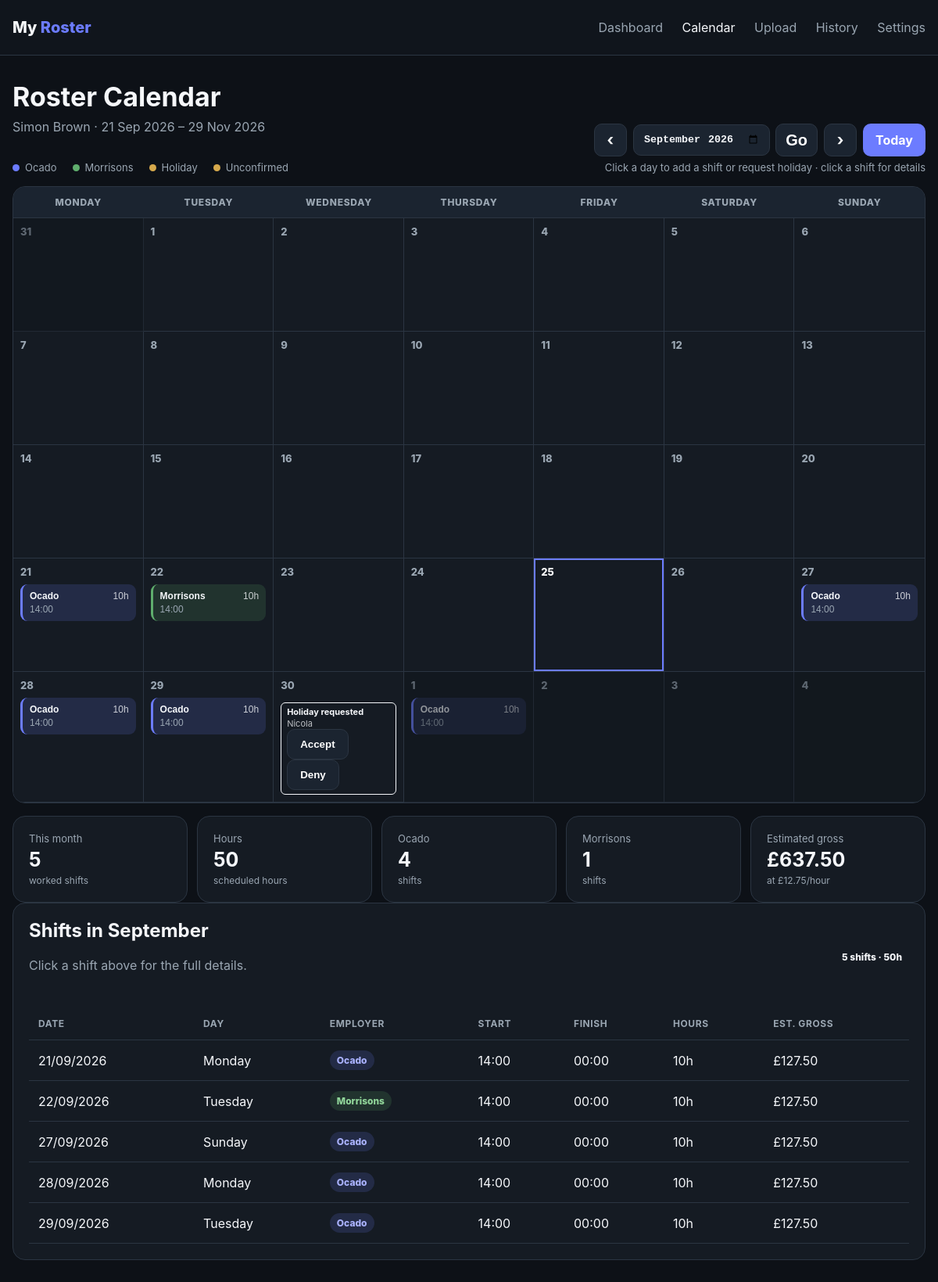
/calendar, run on the app's committed database.
### app.py (models this page shows)
class Roster(db.Model):
    id = db.Column(db.Integer, primary_key=True)
    filename = db.Column(db.String(255), nullable=False)
    uploaded_at = db.Column(db.DateTime, default=datetime.utcnow, nullable=False)
    period_start = db.Column(db.Date, nullable=True)
    period_end = db.Column(db.Date, nullable=True)
    employee = db.Column(db.String(120), nullable=True)
    employee_number = db.Column(db.String(50), nullable=True)
    active = db.Column(db.Boolean, default=True, nullable=False)
    shifts = db.relationship(
        "Shift", backref="roster", cascade="all, delete-orphan",
        lazy=True, order_by="Shift.shift_date"
    )

class Shift(db.Model):
    id = db.Column(db.Integer, primary_key=True)
    roster_id = db.Column(db.Integer, db.ForeignKey("roster.id"), nullable=False)
    shift_date = db.Column(db.Date, nullable=False)
    day_name = db.Column(db.String(15), nullable=False)
    start_time = db.Column(db.String(5), nullable=True)
    hours = db.Column(db.Float, default=10.0, nullable=False)
    employer = db.Column(db.String(30), nullable=False)  # Ocado / Morrisons / Holiday
    week_number = db.Column(db.Integer, nullable=False)
    pay_type = db.Column(db.String(20), nullable=False, default="normal")  # normal / holiday / overtime
    @property
    def finish_time(self):
        if not self.start_time or self.employer == "Holiday":
            return None
        try:
            start = datetime.strptime(self.start_time, "%H:%M")
            finish = start + timedelta(hours=self.hours)
            return finish.strftime("%H:%M")
        except ValueError:
            return None

class HolidayRequest(db.Model):
    id = db.Column(db.Integer, primary_key=True)
    roster_id = db.Column(db.Integer, db.ForeignKey("roster.id"), nullable=False)
    request_date = db.Column(db.Date, nullable=False)
    requested_by = db.Column(db.String(120), nullable=False, default="Nicola")
    note = db.Column(db.Text, nullable=True)
    status = db.Column(db.String(20), nullable=False, default="Requested")
    created_at = db.Column(db.DateTime, default=datetime.utcnow, nullable=False)

### app.py (the view)
@app.route("/calendar")
def calendar():
    roster = Roster.query.filter_by(active=True).order_by(Roster.uploaded_at.desc()).first()
    if not roster:
        return render_template("calendar.html", roster=None)
    shifts = Shift.query.filter_by(roster_id=roster.id).order_by(Shift.shift_date).all()
    requested_year = request.args.get("year", type=int)
    requested_month = request.args.get("month", type=int)
    requested_month_date = request.args.get("month_date", "").strip()
    if requested_month_date:
        try:
            selected = datetime.strptime(requested_month_date, "%Y-%m")
            year, month = selected.year, selected.month
        except ValueError:
            year = month = None
    elif requested_year and requested_month and 1 <= requested_month <= 12:
        year, month = requested_year, requested_month
    else:
        year = month = None
    if not year or not month:
        today = date.today()
        if roster.period_start <= today <= roster.period_end:
            year, month = today.year, today.month
        else:
            year, month = roster.period_start.year, roster.period_start.month
    return render_template("calendar.html", **calendar_context(roster, shifts, year, month))

### app.py (called while the page is built)
def money(value):
    return f"£{float(value):,.2f}"

def serialise_shifts(shifts):
    import json
    return json.dumps({
        str(s.id): {
            "date_label": s.shift_date.strftime("%A %d %B %Y"),
            "day": s.day_name,
            "start_time": s.start_time,
            "finish_time": s.finish_time,
            "hours": s.hours,
            "employer": s.employer,
            "pay_type": s.pay_type,
            "week": s.week_number,
        } for s in shifts
    })

def month_offset(year, month, offset):
    value = year * 12 + (month - 1) + offset
    return value // 12, value % 12 + 1

### templates/calendar.html (shortened to what this page needs)
<!doctype html>
<html lang="en">
<head>
<link rel="stylesheet" href="{{ url_for('static', filename='style.css') }}">
</head>
<body>
<nav>
  <div class="container nav-inner">
    <div class="brand">My <span>Roster</span></div>
    <div class="links">
      <a href="{{ url_for('dashboard') }}">Dashboard</a>
      <a class="active" href="{{ url_for('calendar') }}">Calendar</a>
      <a href="{{ url_for('upload_roster') }}">Upload</a>
      <a href="{{ url_for('history') }}">History</a>
      <a href="{{ url_for('settings') }}">Settings</a>
    </div>
  </div>
</nav>
<main>
<div class="container">
{% if not roster %}
  <div class="card empty-state">
    <h1>No roster loaded</h1>
    <p class="subtitle">Upload a roster to see your shifts on a calendar.</p>
    <a class="btn" href="{{ url_for('upload_roster') }}">Upload roster</a>
  </div>
{% else %}
  <div class="calendar-header">
    <div>
      <h1>Roster Calendar</h1>
      <div class="subtitle">{{ roster.employee or 'Employee' }} · {{ roster.period_start.strftime('%d %b %Y') }} – {{ roster.period_end.strftime('%d %b %Y') }}</div>
    </div>
    <div class="calendar-actions">
      <a class="btn secondary" href="{{ url_for('calendar', year=prev_year, month=prev_month) }}">‹</a>
      <form class="month-picker" method="get" action="{{ url_for('calendar') }}">
        <input type="month" name="month_date" aria-label="Select month and year" value="{{ '%04d-%02d'|format(year, month) }}">
        <button class="btn secondary" type="submit">Go</button>
      </form>
      <a class="btn secondary" href="{{ url_for('calendar', year=next_year, month=next_month) }}">›</a>
      <a class="btn" href="{{ url_for('calendar', year=today.year, month=today.month) }}">Today</a>
    </div>
  </div>
  <div class="calendar-legend">
    <span><i class="legend-dot ocado-dot"></i> Ocado</span>
    <span><i class="legend-dot morrisons-dot"></i> Morrisons</span>
    <span><i class="legend-dot holiday-dot"></i> Holiday</span>
    <span><i class="legend-dot holiday-dot"></i> Unconfirmed</span>
    <span class="legend-help">Click a day to add a shift or request holiday · click a shift for details</span>
  </div>
  <div class="calendar-card">
    <div class="calendar-weekdays">
      {% for day in weekdays %}<div>{{ day }}</div>{% endfor %}
    </div>
    <div class="calendar-grid">
      {% for week in calendar_weeks %}
        {% for cell in week %}
          <div class="calendar-day {% if not cell.in_month %}outside-month{% endif %} {% if cell.is_today %}today{% endif %}" data-date="{{ cell.date.strftime('%Y-%m-%d') }}" tabindex="0" role="button">
            <div class="day-number">{{ cell.date.day }}</div>
            <div class="events">
              {% for event in cell.events %}
                <button type="button" class="calendar-event {{ event.employer|lower }}" onclick="openShift({{ event.id }})">
                  <div class="event-top">
                    <strong>{{ event.employer }}</strong>
                    {% if event.hours %}<span>{{ event.hours|int }}h</span>{% endif %}
                  </div>
                  {% if event.start_time %}<div class="event-time">{{ event.start_time }}</div>{% endif %}
                </button>
              {% endfor %}
              {% for req in cell.holiday_requests %}
                <div class="holiday-request-box" title="Holiday requested by {{ req.requested_by }}{% if req.note %}: {{ req.note }}{% endif %}">
                  <strong>Holiday {{ req.status|lower }}</strong>
                  <span>{{ req.requested_by }}</span>
                  <div class="holiday-request-actions">
                    {% if req.status == 'Requested' %}
                      <form method="post" action="{{ url_for('update_holiday_request_status', request_id=req.id) }}" onclick="event.stopPropagation()"><input type="hidden" name="status" value="Accepted"><button class="btn secondary" type="submit">Accept</button></form>
                      <form method="post" action="{{ url_for('update_holiday_request_status', request_id=req.id) }}" onclick="event.stopPropagation()"><input type="hidden" name="status" value="Denied"><button class="btn secondary" type="submit">Deny</button></form>
                    {% elif req.status == 'Accepted' %}
                      <form method="post" action="{{ url_for('update_holiday_request_status', request_id=req.id) }}" onclick="event.stopPropagation()"><input type="hidden" name="status" value="Cancelled"><button class="btn secondary" type="submit">Cancel</button></form>
                    {% elif req.status == 'Denied' %}
                      <form method="post" action="{{ url_for('update_holiday_request_status', request_id=req.id) }}" onclick="event.stopPropagation()"><input type="hidden" name="status" value="Cancelled"><button class="btn secondary" type="submit">Cancel</button></form>
                    {% elif req.status == 'Cancelled' %}
                      <form method="post" action="{{ url_for('update_holiday_request_status', request_id=req.id) }}" onclick="event.stopPropagation()"><input type="hidden" name="status" value="Requested"><button class="btn secondary" type="submit">Re-request</button></form>
                    {% endif %}
                  </div>
                </div>
              {% endfor %}
            </div>
          </div>
        {% endfor %}
      {% endfor %}
    </div>
  </div>
  <div class="calendar-summary">
    <div class="card"><span class="label">This month</span><strong>{{ month_stats.shifts }}</strong><span>worked shifts</span></div>
    <div class="card"><span class="label">Hours</span><strong>{{ month_stats.hours|int }}</strong><span>scheduled hours</span></div>
    <div class="card"><span class="label">Ocado</span><strong>{{ month_stats.ocado }}</strong><span>shifts</span></div>
    <div class="card"><span class="label">Morrisons</span><strong>{{ month_stats.morrisons }}</strong><span>shifts</span></div>
    <div class="card"><span class="label">Estimated gross</span><strong>{{ money(month_stats.earnings) }}</strong><span>{% if hourly_rate %}at {{ money(hourly_rate) }}/hour{% else %}<a href="{{ url_for('settings') }}">Set hourly rate</a>{% endif %}</span></div>
  </div>
  <div class="shift-list card">
    <div class="section-heading">
      <div>
        <h2>Shifts in {{ month_name }}</h2>
        <div class="subtitle">Click a shift above for the full details.</div>
      </div>
      <span class="badge">{{ month_stats.shifts }} shifts · {{ month_stats.hours|int }}h</span>
    </div>
    {% if month_events %}
    <div class="table-wrap">
    <table>
      <thead><tr><th>Date</th><th>Day</th><th>Employer</th><th>Start</th><th>Finish</th><th>Hours</th><th>Est. gross</th></tr></thead>
      <tbody>
      {% for event in month_events|sort(attribute='shift_date') %}
        <tr onclick="openShift({{ event.id }})" class="clickable-row">
          <td>{{ event.shift_date.strftime('%d/%m/%Y') }}</td>
          <td>{{ event.day_name }}</td>
          <td><span class="badge {{ event.employer|lower }}">{{ event.employer }}</span></td>
          <td>{{ event.start_time or '—' }}</td>
          <td>{{ event.finish_time or '—' }}</td>
          <td>{{ event.hours|int }}h</td>
          <td>{% if event.employer == 'Holiday' or event.pay_type == 'holiday' %}{{ money(event.hours * holiday_rate) }}{% elif event.pay_type == 'overtime' %}{{ money(event.hours * overtime_rate) }}{% elif hourly_rate %}{{ money(event.hours * hourly_rate) }}{% else %}—{% endif %}</td>
        </tr>
      {% endfor %}
      </tbody>
    </table>
    </div>
    {% else %}
      <p class="subtitle">No shifts or holidays recorded for this month.</p>
    {% endif %}
  </div>
{% endif %}
</div>
</main>
</body>
</html>

### data on the page
Roster: employee "Simon Brown", period_start "21 Sep 2026", period_end "29 Nov 2026"
Shift: employer "Ocado", hours "10", start_time "14:00", shift_date "21/09/2026", day_name "Monday", start_time+employer+hours "00:00", money(event.hours*hourly_rate) "£127.50"
Shift: employer "Morrisons", hours "10", start_time "14:00", shift_date "22/09/2026", day_name "Tuesday", start_time+employer+hours "00:00", money(event.hours*hourly_rate) "£127.50"
Shift: employer "Ocado", hours "10", start_time "14:00", shift_date "27/09/2026", day_name "Sunday", start_time+employer+hours "00:00", money(event.hours*hourly_rate) "£127.50"
Shift: employer "Ocado", hours "10", start_time "14:00", shift_date "28/09/2026", day_name "Monday", start_time+employer+hours "00:00", money(event.hours*hourly_rate) "£127.50"
Shift: employer "Ocado", hours "10", start_time "14:00", shift_date "29/09/2026", day_name "Tuesday", start_time+employer+hours "00:00", money(event.hours*hourly_rate) "£127.50"
HolidayRequest: status "requested", requested_by "Nicola"
Shift: employer "Ocado", hours "10", start_time "14:00"

### other printed values
{{ day }} "MONDAY" "TUESDAY" "WEDNESDAY" "THURSDAY" "FRIDAY" "SATURDAY" "SUNDAY"
{{ cell.date.day }} "31" "1" "2" "3" "4" "5" "6" "7" "8" "9" "10" "11" "12" "13" "14" "15" "16" "17" "18" "19" "20" "21" "22" "23" "24" "25" "26" "27" "28" "29" "30" "1" "2" "3" "4"
{{ month_stats.shifts }} "5"
{{ month_stats.hours|int }} "50"
{{ month_stats.ocado }} "4"
{{ month_stats.morrisons }} "1"
{{ money(month_stats.earnings) }} "£637.50"
{{ money(hourly_rate) }} "£12.75"
{{ month_name }} "September"
